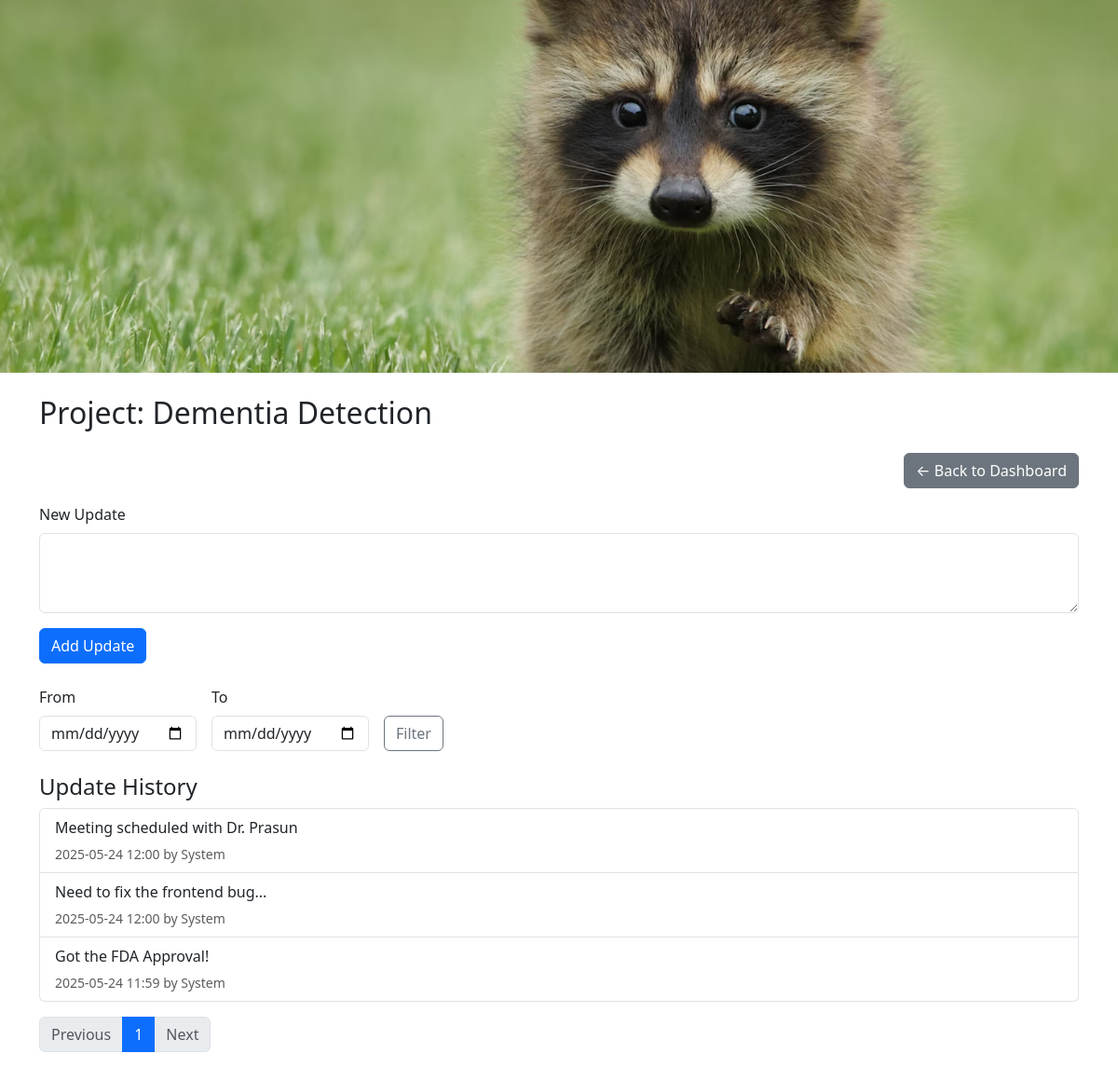
The app's page /project/2/updates (signed in) with its own data.
### models.py (models this page shows)
class User(db.Model, UserMixin):
    id = db.Column(db.Integer, primary_key=True)
    email = db.Column(db.String(150), unique=True, nullable=False)
    password = db.Column(db.String(256), nullable=False)
    name = db.Column(db.String(256), nullable=False)
    banner_image = db.Column(db.String(100), nullable=True)  # store image filename or URL

class Project(db.Model):
    id = db.Column(db.Integer, primary_key=True)
    name = db.Column(db.String(150), nullable=False)
    client = db.Column(db.String(100))
    status = db.Column(db.String(50), default='Not Started')
    deadline = db.Column(db.Date)
    description = db.Column(db.Text)
    poc_name = db.Column(db.String(100))
    poc_email = db.Column(db.String(100))
    poc_number = db.Column(db.String(100))
    poc_role = db.Column(db.String(100))
    github_link = db.Column(db.String(255))
    created_at = db.Column(db.DateTime, default=datetime.utcnow)
    user_id = db.Column(db.Integer, db.ForeignKey('user.id'), nullable=False)

class ProjectUpdate(db.Model):
    id = db.Column(db.Integer, primary_key=True)
    project_id = db.Column(db.Integer, db.ForeignKey('project.id'), nullable=False)
    update_text = db.Column(db.Text, nullable=False)
    created_at = db.Column(db.DateTime, default=datetime.utcnow)
    author = db.Column(db.String(100))  # Optional: who made the update
    project = db.relationship('Project', backref=db.backref('updates', lazy=True))

### app.py (the view, shortened to what this page needs)
@app.route('/project/<int:project_id>/updates', methods=['GET', 'POST'])
@login_required
def project_updates(project_id):
    project = Project.query.get_or_404(project_id)
    start_date_str = request.args.get('start_date')
    end_date_str = request.args.get('end_date')
    updates_query = ProjectUpdate.query.filter_by(project_id=project.id)
    if start_date_str:
        start_date = datetime.strptime(start_date_str, '%Y-%m-%d')
        updates_query = updates_query.filter(ProjectUpdate.created_at >= start_date)
    if end_date_str:
        end_date = datetime.strptime(end_date_str, '%Y-%m-%d')
        updates_query = updates_query.filter(ProjectUpdate.created_at <= end_date)
    page = request.args.get('page', 1, type=int)
    per_page = 5
    paginated_updates = updates_query.order_by(ProjectUpdate.created_at.desc()).paginate(page=page, per_page=per_page)
    return render_template('project_updates.html', project=project, updates=paginated_updates, start_date=start_date_str, end_date=end_date_str)

### app.py (called while the page is built)
@login_manager.user_loader
def load_user(user_id):
	return User.query.get(int(user_id))

### templates/project_updates.html (shortened to what this page needs)
{% extends "layout.html" %}
{% block content %}
<h2 class="mb-4">Project: {{ project.name }}</h2>
<div class="d-flex justify-content-end mb-3">
  <a href="{{ url_for('dashboard') }}" class="btn btn-secondary">← Back to Dashboard</a>
</div>
<form method="POST" class="mb-4">
  <div class="mb-3">
    <label for="update_text" class="form-label">New Update</label>
    <textarea class="form-control" id="update_text" name="update_text" rows="3" required></textarea>
  </div>
  <button type="submit" class="btn btn-primary">Add Update</button>
</form>
<form method="get" class="mb-4 d-flex gap-3 align-items-end">
  <div>
    <label for="start_date" class="form-label">From</label>
    <input type="date" class="form-control" id="start_date" name="start_date" value="{{ start_date }}">
  </div>
  <div>
    <label for="end_date" class="form-label">To</label>
    <input type="date" class="form-control" id="end_date" name="end_date" value="{{ end_date }}">
  </div>
  <button type="submit" class="btn btn-outline-secondary">Filter</button>
</form>
<h4>Update History</h4>
<ul class="list-group mb-3">
  {% for update in updates.items %}
    <li class="list-group-item">
      <p class="mb-1">{{ update.update_text }}</p>
      <small class="text-muted">
        {{ update.created_at.strftime('%Y-%m-%d %H:%M') }}
        {% if update.author %} by {{ update.author }}{% endif %}
      </small>
    </li>
  {% else %}
    <li class="list-group-item text-muted">No updates found for the selected range.</li>
  {% endfor %}
</ul>
<nav>
  <ul class="pagination">
    {% if updates.has_prev %}
      <li class="page-item">
        <a class="page-link" href="{{ url_for('project_updates', project_id=project.id, page=updates.prev_num, start_date=start_date, end_date=end_date) }}">Previous</a>
      </li>
    {% else %}
      <li class="page-item disabled"><span class="page-link">Previous</span></li>
    {% endif %}
    {% for num in range(1, updates.pages + 1) %}
      <li class="page-item {% if num == updates.page %}active{% endif %}">
        <a class="page-link" href="{{ url_for('project_updates', project_id=project.id, page=num, start_date=start_date, end_date=end_date) }}">{{ num }}</a>
      </li>
    {% endfor %}
    {% if updates.has_next %}
      <li class="page-item">
        <a class="page-link" href="{{ url_for('project_updates', project_id=project.id, page=updates.next_num, start_date=start_date, end_date=end_date) }}">Next</a>
      </li>
    {% else %}
      <li class="page-item disabled"><span class="page-link">Next</span></li>
    {% endif %}
  </ul>
</nav>
{% endblock %}

### templates/layout.html (shortened to what this page needs)
<!doctype html>
<html lang="en">
<head>
  <link rel="stylesheet" href="https://cdn.jsdelivr.net/npm/bootstrap@5.3.0/dist/css/bootstrap.min.css">
</head>
<body>
  {% if current_user.is_authenticated and current_user.banner_image %}
    <div style="height: 400px; overflow: hidden;">
      <img src="{{ url_for('static', filename='banners/' ~ current_user.banner_image) }}"
           class="w-100" style="object-fit: cover; height: 400px;" alt="Banner">
    </div>
  {% endif %}
  <div class="container mt-4">
    {% block content %}{% endblock %}
  </div>
</body>
</html>

### records on screen
User: banner_image (picture)
Project: name "Dementia Detection"
ProjectUpdate: update_text "Meeting scheduled with Dr. Prasun", created_at "2025-05-24 12:00", author "System"
ProjectUpdate: update_text "Need to fix the frontend bug...", created_at "2025-05-24 12:00", author "System"
ProjectUpdate: update_text "Got the FDA Approval!", created_at "2025-05-24 11:59", author "System"

### other values on screen
{{ num }} "1"
